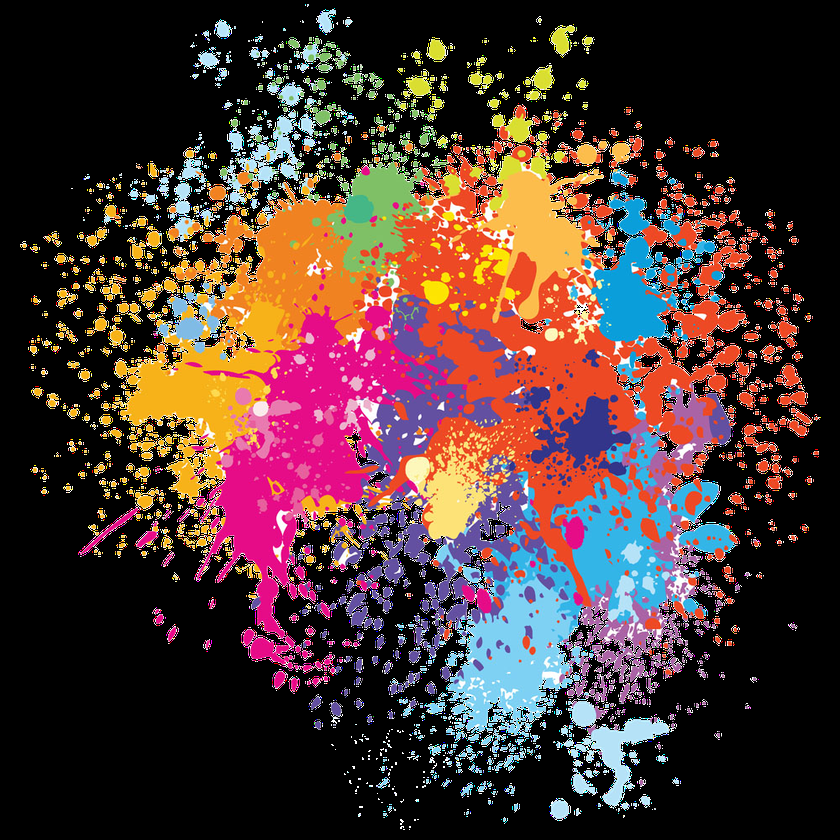
#> input picture Week3/week-3_lab-1/pngimage.png, 840 x 840 px, shrunk from 1000 x 1000 before the run
$ jupyter execute 05-alpha-channel.ipynb
#> lines starting #> are read from the running program, lines starting #| are printed output that depends on the picture
##Alpha channel and 4-channel images

## Alpha Channel and 4-Channel Images

In digital imaging, a **4-channel image** typically consists of **Red, Green, Blue, and Alpha (RGBA)** channels. The first three channels define color, while the **alpha channel** controls transparency.

### What Is the Alpha Channel?
The **alpha channel** stores opacity information for each pixel:
- **0 (or 0%)** → fully transparent
- **1 (or 100%)** → fully opaque
- Values in between → partial transparency

This allows images to blend smoothly with backgrounds, create soft edges, shadows, and visual effects.

### RGB vs. RGBA
- **RGB (3 channels):** Color only, no transparency
- **RGBA (4 channels):** Color + transparency via alpha

### Common Uses
- PNG images with transparent backgrounds
- UI elements and icons
- Image compositing and layering
- Video games, animation, and visual effects

### Why 4-Channel Images Matter
Using an alpha channel gives designers and developers precise control over how images appear when layered or rendered, making visuals cleaner and more flexible across different backgrounds.

> In short: **RGB defines what color a pixel is, alpha defines how visible it is.**

[cell 1]
import cv2
import matplotlib.pyplot as plt

Example to read PNG image containing four channels (Red, Green, Blue, Alpha).

[cell 2]
img = cv2.imread("pngimage.png", cv2.IMREAD_UNCHANGED)
#> img is the input picture: shape (840, 840, 4); mean B, G, R, A 51.8, 54.6, 77.7, 83.5
img.shape
#> Out = (840, 840, 4)

[cell 3]
bgr_image = img[...,0:3]   # bgr_image: extracts the first three channels of the image (Blue, Green, Red).
alpha_image = img[...,-1]  # alpha_image: extracts the last channel, which represents the alpha (transparency) channel.
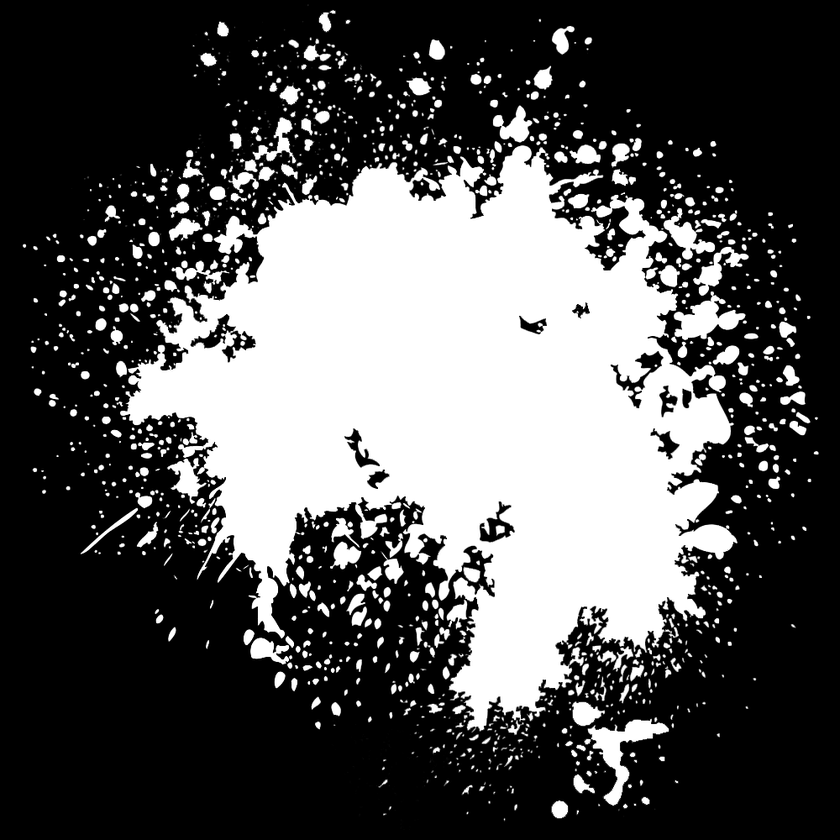
#> alpha_image: shape (840, 840); min 0, max 255, mean 83.5

rgb_image = cv2.cvtColor(bgr_image, cv2.COLOR_BGR2RGB)
plt.imshow(rgb_image); plt.title("RGB");

[cell 4]
plt.imshow(alpha_image, cmap='inferno'); plt.title("Alpha");

Try with another image

[cell 5]
img = cv2.imread("pngimage.png", cv2.IMREAD_UNCHANGED)
img.shape
#> Out = (840, 840, 4)
